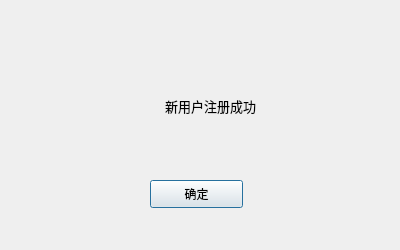
<?xml version="1.0" encoding="UTF-8"?>
<ui version="4.0">
    <class>registerSuccessDialog</class>
    <widget class="QDialog" name="registerSuccessDialog">
        <property name="geometry">
            <rect>
                <x>0</x>
                <y>0</y>
                <width>400</width>
                <height>250</height>
            </rect>
        </property>
        <property name="minimumSize">
            <size>
                <width>400</width>
                <height>250</height>
            </size>
        </property>
        <property name="maximumSize">
            <size>
                <width>400</width>
                <height>250</height>
            </size>
        </property>
        <property name="windowTitle">
            <string>注册成功！</string>
        </property>
        <widget class="QPushButton" name="closeBtn">
            <property name="geometry">
                <rect>
                    <x>150</x>
                    <y>180</y>
                    <width>93</width>
                    <height>28</height>
                </rect>
            </property>
            <property name="text">
                <string>确定</string>
            </property>
        </widget>
        <widget class="QLabel" name="label">
            <property name="geometry">
                <rect>
                    <x>70</x>
                    <y>70</y>
                    <width>281</width>
                    <height>71</height>
                </rect>
            </property>
            <property name="font">
                <font>
                    <family>微软雅黑</family>
                    <pointsize>10</pointsize>
                </font>
            </property>
            <property name="text">
                <string>新用户注册成功</string>
            </property>
            <property name="alignment">
                <set>Qt::AlignCenter</set>
            </property>
        </widget>
    </widget>
    <resources/>
    <connections>
        <connection>
            <sender>closeBtn</sender>
            <signal>clicked()</signal>
            <receiver>registerSuccessDialog</receiver>
            <slot>close()</slot>
            <hints>
                <hint type="sourcelabel">
                    <x>196</x>
                    <y>193</y>
                </hint>
                <hint type="destinationlabel">
                    <x>199</x>
                    <y>149</y>
                </hint>
            </hints>
        </connection>
    </connections>
</ui>
